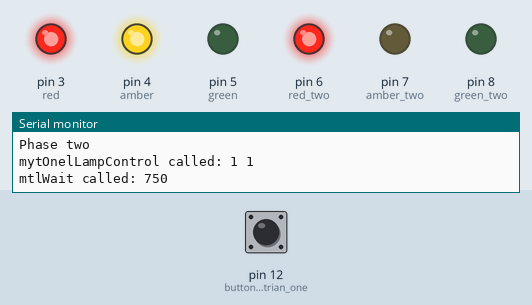
A sketch run on a simulated Arduino Uno, built with avr-gcc and run on an emulated ATmega328P. Shown: output pins drawn as LEDs (lit = HIGH), the last lines printed to the serial monitor. The test bench sets the inputs (shaded band); at power-on: pin 12 (button_pedestrian_one) LOW.

Above: at 3.4 s.
At 5.2 s:
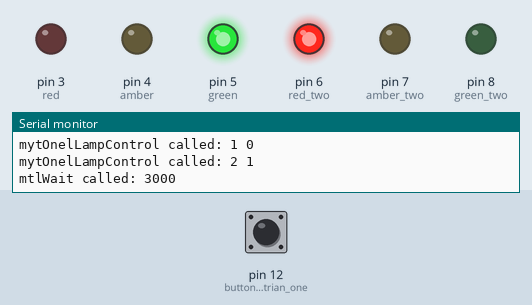
At 7.2 s:
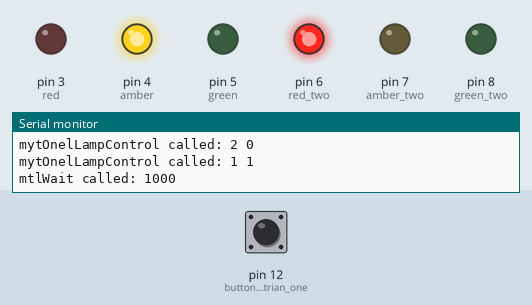
At 9.2 s:
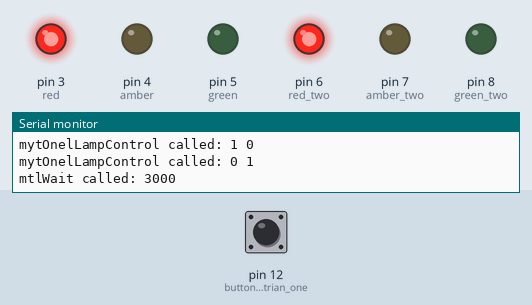
At 10.91 s:
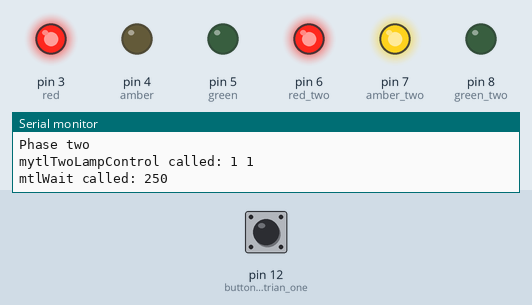
At 11.4 s:
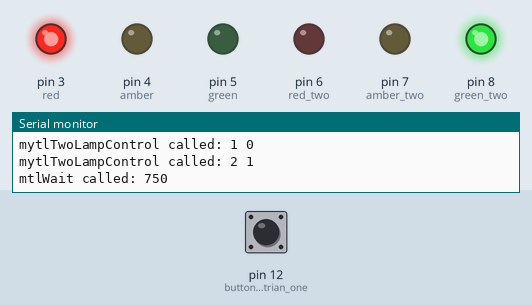
Timing chart, 0 to 15.7 s (numbered marks = the images above):
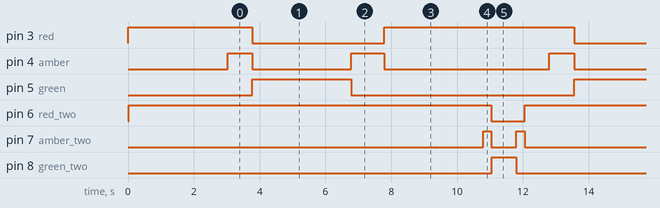

The sketch:

trafficlightModulePair.ino
```cpp
#include "tlmodule.h"

#define red 3
#define amber 4
#define green 5

#define red_two 6
#define amber_two 7
#define green_two 8

#define red_pedestrian_one 9
#define amber_pedestrian_one 10

#define button_pedestrian_one 12

tlModule tlGroupOne;
tlModule tlGroupTwo;
byte tlGroupActive = 1;

/* Local implementation for time delay */
void mytlWait (int waitTime) {
  Serial.print("mtlWait called: ");
  Serial.println(waitTime);
  delay(waitTime);
}

/* Local implementation of lamp control */
void mytlOneLampControl(int lamp, bool control) {
  byte led = 0;

  Serial.print("mytOnelLampControl called: ");
  Serial.print(lamp);
  Serial.print(" ");
  Serial.println(control);

  switch (lamp) {
    case tlRed:
      led = red;
      break;

    case (tlAmber):
      led = amber;
      break;

    case (tlGreen):
      led = green;
      break;

    default:
      Serial.println("mytlOneLampControl ERROR");
      break;
  }

  if (control == false) {
    digitalWrite(led, LOW);
  } else {
    // We're assuming when not "0" LED should be turned on!
    digitalWrite(led, HIGH);
  }
}

/* Local implementation of lamp control */
void mytlTwoLampControl(int lamp, bool control) {
  byte led = 0;

  Serial.print("mytlTwoLampControl called: ");
  Serial.print(lamp);
  Serial.print(" ");
  Serial.println(control);

  switch (lamp) {
    case tlRed:
      led = red_two;
      break;

    case (tlAmber):
      led = amber_two;
      break;

    case (tlGreen):
      led = green_two;
      break;

    default:
      Serial.println("mytlTwoLampControl ERROR");
      break;
  }

  if (control == false) {
    digitalWrite(led, LOW);
  } else {
    // We're assuming when not "0" LED should be turned on!
    digitalWrite(led, HIGH);
  }
}


void setup() {
  // Debug output
  Serial.begin(115200);

  // Plug in everything for first set of traffic lights
  // Initialize traffic light module
  tlControlInit(&tlGroupOne);
  // Lamp control
  tlGroupOne.tlLampControl = &mytlOneLampControl;
  // Timer
  tlGroupOne.tlWait = &mytlWait;

  // Plug in everything for second set of traffic lights
  // Initialize traffic light module
  tlControlInit(&tlGroupTwo);
  // Non-default phase timing
  tlGroupTwo.tlPhaseTiming.timePhaseOne = 750;
  tlGroupTwo.tlPhaseTiming.timePhaseTwo = 250;
  tlGroupTwo.tlPhaseTiming.timePhaseThree = 750;
  tlGroupTwo.tlPhaseTiming.timePhaseFour = 250;
  // Plug in lamp control function
  tlGroupTwo.tlLampControl = &mytlTwoLampControl;
  // Plug in timer delay function
  tlGroupTwo.tlWait = &mytlWait;

  // Locally reset hardware to a "reset" default (all lamps off, button ready)
  bool button_pressed = LOW;
  // put your setup code here, to run once:
  pinMode(red, OUTPUT);
  pinMode(amber, OUTPUT);
  pinMode(green, OUTPUT);

  pinMode(red_two, OUTPUT);
  pinMode(amber_two, OUTPUT);
  pinMode(green_two, OUTPUT);

  pinMode(red_pedestrian_one, OUTPUT);
  pinMode(amber_pedestrian_one, OUTPUT);

  pinMode(button_pedestrian_one, INPUT);

  digitalWrite(red, LOW);
  digitalWrite(amber, LOW);
  digitalWrite(green, LOW);

  digitalWrite(red_two, LOW);
  digitalWrite(amber_two, LOW);
  digitalWrite(green_two, LOW);

  pinMode(red_pedestrian_one, LOW);
  pinMode(amber_pedestrian_one, LOW);

  // Start once button is pressed
  do {
    button_pressed = digitalRead(button_pedestrian_one);
  } while (button_pressed == !LOW);

  //Take both out of reset and force to phase one (red light on)
  tlGroupOne.tlPhaseTiming.timePhaseOne = 1;
  tlGroupTwo.tlPhaseTiming.timePhaseOne = 1;
  tlControl(&tlGroupOne);
  tlControl(&tlGroupOne);
  tlControl(&tlGroupTwo);
  tlControl(&tlGroupTwo);
  // Set phase one times to correct values
  tlGroupOne.tlPhaseTiming.timePhaseOne = 3000;
  tlGroupTwo.tlPhaseTiming.timePhaseOne = 750;
  // Wait three second so both set of traffic lights are red
  delay(3000);
}

void loop() {
  trafficLightState currentTlState;

  Serial.println("Looping...");

  if (tlGroupActive == 1) {
    // Get current traffic light state
    currentTlState = tlGroupOne.tlState;

    switch(currentTlState) {
    case Reset:
      Serial.println("Reset");
      break;
    case Phase_One:
      Serial.println("Phase one");
      // Now switch to second set of traffic lights
      tlGroupActive = 2;
      break;
    case Phase_Two:
      Serial.println("Phase two");
      break;
    case Phase_Three:
      Serial.println("Phase three");
      break;
    case Phase_Four:
      Serial.println("Phase four");
      break;
    default:
      break;
    }

    // Now call the control of the traffic lights
    tlControl(&tlGroupOne);
  } else {
    // Get current traffic light state
    currentTlState = tlGroupTwo.tlState;

    switch(currentTlState) {
    case Reset:
      Serial.println("Reset");
      break;
    case Phase_One:
      Serial.println("Phase one");
      // Now switch to first set of traffic lights
      tlGroupActive = 1;
      break;
    case Phase_Two:
      Serial.println("Phase two");
      break;
    case Phase_Three:
      Serial.println("Phase three");
      break;
    case Phase_Four:
      Serial.println("Phase four");
      break;
    default:
      break;
    }

    // Now call the control of the traffic lights
    tlControl(&tlGroupTwo);
  }
}
```

tlmodule.cpp
```cpp
/* TRAFFIC LIGHT MODULE MODULE */

#include "tlmodule.h"
// To support NULL we need this header
#include <stddef.h>

void tlControlReset(tlModule *userTlModule) {
  userTlModule->tlState = Reset;
}

void tlControlInit(tlModule *userTlModule) {
  // Put state machine in reset
  userTlModule->tlState = Reset;

  // Init all function pointers to NULL
  userTlModule->tlLampControl = NULL;
  userTlModule->tlWait = NULL;

  // Set phase timings to defaults
  userTlModule->tlPhaseTiming.timePhaseOne = 3000;
  userTlModule->tlPhaseTiming.timePhaseTwo = 750;
  userTlModule->tlPhaseTiming.timePhaseThree = 3000;
  userTlModule->tlPhaseTiming.timePhaseFour = 1000;
}

/* Core traffic light control module */
void tlControl(tlModule *userTlModule) {
  switch (userTlModule->tlState) {
  case Reset:
    userTlModule->tlLampControl(tlRed, false);
    userTlModule->tlLampControl(tlAmber, false);
    userTlModule->tlLampControl(tlGreen, false);
    userTlModule->tlState = Phase_One;
    break;

  case Phase_One:
    userTlModule->tlLampControl(tlAmber, false);
    userTlModule->tlLampControl(tlRed, true);
    userTlModule->tlWait(userTlModule->tlPhaseTiming.timePhaseOne);
    userTlModule->tlState = Phase_Two;
    break;

  case Phase_Two:
    userTlModule->tlLampControl(tlAmber, true);
    userTlModule->tlWait(userTlModule->tlPhaseTiming.timePhaseTwo);
    userTlModule->tlState = Phase_Three;
    break;

  case Phase_Three:
    userTlModule->tlLampControl(tlRed, false);
    userTlModule->tlLampControl(tlAmber, false);
    userTlModule->tlLampControl(tlGreen, true);
    userTlModule->tlWait(userTlModule->tlPhaseTiming.timePhaseThree);
    userTlModule->tlState = Phase_Four;
    break;

  case Phase_Four:
    userTlModule->tlLampControl(tlGreen, false);
    userTlModule->tlLampControl(tlAmber, true);
    userTlModule->tlWait(userTlModule->tlPhaseTiming.timePhaseFour);
    userTlModule->tlState = Phase_One;
    break;

  default:
    break;
  }
}
```

tlmodule.h
```cpp
/* TRAFFIC LIGHT MODULE MODULE STARTS */
#ifndef __TRAFFICLIGHTMODULE_PRESENT__
#define __TRAFFICLIGHTMODULE_PRESENT__

// Definitions of all the bits of the module

// Traffic light phases for state machine
typedef enum {
    Reset,
    Phase_One,
    Phase_Two,
    Phase_Three,
    Phase_Four
} trafficLightState;

// Traffic light phase timing
typedef struct tlPhaseTiming {
   int timePhaseOne;
   int timePhaseTwo;
   int timePhaseThree;
   int timePhaseFour;
} tlPhaseTime;

//LED Decoupling
typedef enum {
    tlRed,
    tlAmber,
    tlGreen
} tlLamps;

// Variable definition to store state of an entire traffic light
typedef struct tlModuleTag {
  // Unique state of user's traffic light
  trafficLightState tlState;
  // Unique phase timing for user's traffic lights
  tlPhaseTime tlPhaseTiming;
  // Pointer to user's "LED control" function
  void (*tlLampControl)(int, bool);
  // Pointer to user's "delay" function
  void (*tlWait)(int);
} tlModule;

// Interface for the user
void tlControl(tlModule *userTlModule);
void tlControlReset(tlModule *userTlModule);
void tlControlInit(tlModule *userTlModule);

/* TRAFFIC LIGHT MODULE MODULE ENDS */
#endif
```

Measured:
- by itself, pin 3 (red): alternates HIGH for 5.8 s and LOW for 4.0 s
- by itself, pin 4 (amber): repeats every 9.8 s: LOW 3.0 s, HIGH 1.0 s, LOW 5.0 s, HIGH 0.75 s
- by itself, pin 5 (green): alternates HIGH for 3.0 s and LOW for 6.8 s
- by itself, pin 6 (red_two): alternates HIGH for 8.8 s and LOW for 1.0 s
- by itself, pin 7 (amber_two): repeats every 9.8 s: LOW 0.76 s, HIGH 0.25 s, LOW 8.5 s, HIGH 0.25 s
- by itself, pin 8 (green_two): alternates HIGH for 0.75 s and LOW for 9.0 s
